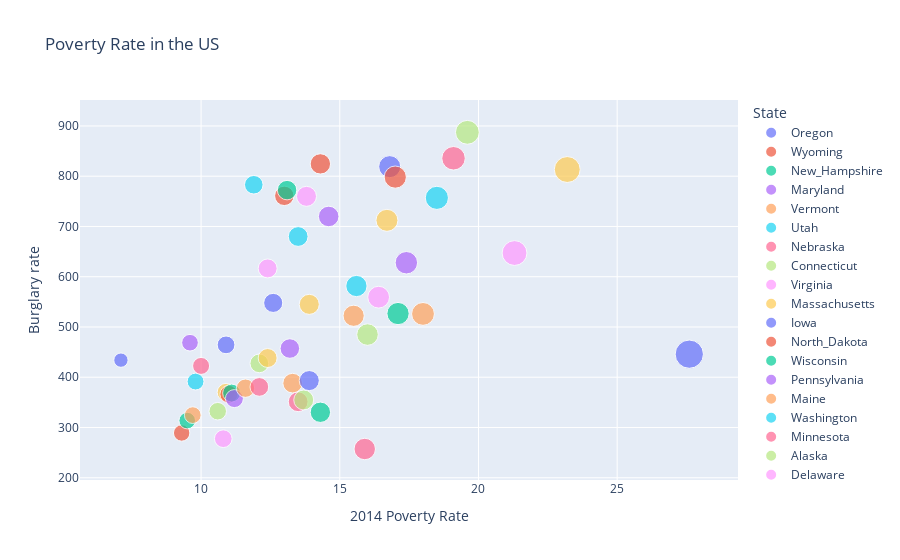

Here is the notebook cell this chart was saved with:
### Code cell
import plotly.express as px
fig = px.scatter(gun_ownership_df,
                 x="2014 Poverty Rate",
                 y="Burglary rate",
                 size="2014 Poverty Rate",
                 color="State",
                 hover_name="State",
                 title="Poverty Rate in the US"
                )
fig.show()

### Figure 1 — Plotly figure (JSON) as saved in the notebook; plotly's stock layout.template omitted (floating-point values rounded to 4 significant figures)
{"data": [{"hovertemplate": "<b>%{hovertext}</b><br><br>State=Oregon<br>2014 Poverty Rate=%{marker.size}<br>Burglary rate=%{y}<extra></extra>", "hovertext": ["Oregon"], "legendgroup": "Oregon", "marker": {"color": "#636efa", "size": [7.11], "sizemode": "area", "sizeref": 0.069, "symbol": "circle"}, "mode": "markers", "name": "Oregon", "orientation": "v", "showlegend": true, "type": "scatter", "x": [7.11], "xaxis": "x", "y": [434], "yaxis": "y"}, {"hovertemplate": "<b>%{hovertext}</b><br><br>State=Wyoming<br>2014 Poverty Rate=%{marker.size}<br>Burglary rate=%{y}<extra></extra>", "hovertext": ["Wyoming"], "legendgroup": "Wyoming", "marker": {"color": "#EF553B", "size": [9.3], "sizemode": "area", "sizeref": 0.069, "symbol": "circle"}, "mode": "markers", "name": "Wyoming", "orientation": "v", "showlegend": true, "type": "scatter", "x": [9.3], "xaxis": "x", "y": [289.1], "yaxis": "y"}, {"hovertemplate": "<b>%{hovertext}</b><br><br>State=New_Hampshire<br>2014 Poverty Rate=%{marker.size}<br>Burglary rate=%{y}<extra></extra>", "hovertext": ["New_Hampshire"], "legendgroup": "New_Hampshire", "marker": {"color": "#00cc96", "size": [9.5], "sizemode": "area", "sizeref": 0.069, "symbol": "circle"}, "mode": "markers", "name": "New_Hampshire", "orientation": "v", "showlegend": true, "type": "scatter", "x": [9.5], "xaxis": "x", "y": [313.7], "yaxis": "y"}, {"hovertemplate": "<b>%{hovertext}</b><br><br>State=Maryland<br>2014 Poverty Rate=%{marker.size}<br>Burglary rate=%{y}<extra></extra>", "hovertext": ["Maryland"], "legendgroup": "Maryland", "marker": {"color": "#ab63fa", "size": [9.6], "sizemode": "area", "sizeref": 0.069, "symbol": "circle"}, "mode": "markers", "name": "Maryland", "orientation": "v", "showlegend": true, "type": "scatter", "x": [9.6], "xaxis": "x", "y": [468.7], "yaxis": "y"}, {"hovertemplate": "<b>%{hovertext}</b><br><br>State=Vermont<br>2014 Poverty Rate=%{marker.size}<br>Burglary rate=%{y}<extra></extra>", "hovertext": ["Vermont"], "legendgroup": "Vermont", "marker": {"color": "#FFA15A", "size": [9.7], "sizemode": "area", "sizeref": 0.069, "symbol": "circle"}, "mode": "markers", "name": "Vermont", "orientation": "v", "showlegend": true, "type": "scatter", "x": [9.7], "xaxis": "x", "y": [324.6], "yaxis": "y"}, {"hovertemplate": "<b>%{hovertext}</b><br><br>State=Utah<br>2014 Poverty Rate=%{marker.size}<br>Burglary rate=%{y}<extra></extra>", "hovertext": ["Utah"], "legendgroup": "Utah", "marker": {"color": "#19d3f3", "size": [9.8], "sizemode": "area", "sizeref": 0.069, "symbol": "circle"}, "mode": "markers", "name": "Utah", "orientation": "v", "showlegend": true, "type": "scatter", "x": [9.8], "xaxis": "x", "y": [391.4], "yaxis": "y"}, {"hovertemplate": "<b>%{hovertext}</b><br><br>State=Nebraska<br>2014 Poverty Rate=%{marker.size}<br>Burglary rate=%{y}<extra></extra>", "hovertext": ["Nebraska"], "legendgroup": "Nebraska", "marker": {"color": "#FF6692", "size": [10], "sizemode": "area", "sizeref": 0.069, "symbol": "circle"}, "mode": "markers", "name": "Nebraska", "orientation": "v", "showlegend": true, "type": "scatter", "x": [10], "xaxis": "x", "y": [422.5], "yaxis": "y"}, {"hovertemplate": "<b>%{hovertext}</b><br><br>State=Connecticut<br>2014 Poverty Rate=%{marker.size}<br>Burglary rate=%{y}<extra></extra>", "hovertext": ["Connecticut"], "legendgroup": "Connecticut", "marker": {"color": "#B6E880", "size": [10.6], "sizemode": "area", "sizeref": 0.069, "symbol": "circle"}, "mode": "markers", "name": "Connecticut", "orientation": "v", "showlegend": true, "type": "scatter", "x": [10.6], "xaxis": "x", "y": [332.4], "yaxis": "y"}, {"hovertemplate": "<b>%{hovertext}</b><br><br>State=Virginia<br>2014 Poverty Rate=%{marker.size}<br>Burglary rate=%{y}<extra></extra>", "hovertext": ["Virginia"], "legendgroup": "Virginia", "marker": {"color": "#FF97FF", "size": [10.8], "sizemode": "area", "sizeref": 0.069, "symbol": "circle"}, "mode": "markers", "name": "Virginia", "orientation": "v", "showlegend": true, "type": "scatter", "x": [10.8], "xaxis": "x", "y": [277.7], "yaxis": "y"}, {"hovertemplate": "<b>%{hovertext}</b><br><br>State=Massachusetts<br>2014 Poverty Rate=%{marker.size}<br>Burglary rate=%{y}<extra></extra>", "hovertext": ["Massachusetts"], "legendgroup": "Massachusetts", "marker": {"color": "#FECB52", "size": [10.9], "sizemode": "area", "sizeref": 0.069, "symbol": "circle"}, "mode": "markers", "name": "Massachusetts", "orientation": "v", "showlegend": true, "type": "scatter", "x": [10.9], "xaxis": "x", "y": [370.1], "yaxis": "y"}, {"hovertemplate": "<b>%{hovertext}</b><br><br>State=Iowa<br>2014 Poverty Rate=%{marker.size}<br>Burglary rate=%{y}<extra></extra>", "hovertext": ["Iowa"], "legendgroup": "Iowa", "marker": {"color": "#636efa", "size": [10.9], "sizemode": "area", "sizeref": 0.069, "symbol": "circle"}, "mode": "markers", "name": "Iowa", "orientation": "v", "showlegend": true, "type": "scatter", "x": [10.9], "xaxis": "x", "y": [464.4], "yaxis": "y"}, {"hovertemplate": "<b>%{hovertext}</b><br><br>State=North_Dakota<br>2014 Poverty Rate=%{marker.size}<br>Burglary rate=%{y}<extra></extra>", "hovertext": ["North_Dakota"], "legendgroup": "North_Dakota", "marker": {"color": "#EF553B", "size": [11], "sizemode": "area", "sizeref": 0.069, "symbol": "circle"}, "mode": "markers", "name": "North_Dakota", "orientation": "v", "showlegend": true, "type": "scatter", "x": [11], "xaxis": "x", "y": [366.1], "yaxis": "y"}, {"hovertemplate": "<b>%{hovertext}</b><br><br>State=Wisconsin<br>2014 Poverty Rate=%{marker.size}<br>Burglary rate=%{y}<extra></extra>", "hovertext": ["Wisconsin"], "legendgroup": "Wisconsin", "marker": {"color": "#00cc96", "size": [11.1], "sizemode": "area", "sizeref": 0.069, "symbol": "circle"}, "mode": "markers", "name": "Wisconsin", "orientation": "v", "showlegend": true, "type": "scatter", "x": [11.1], "xaxis": "x", "y": [368.5], "yaxis": "y"}, {"hovertemplate": "<b>%{hovertext}</b><br><br>State=Pennsylvania<br>2014 Poverty Rate=%{marker.size}<br>Burglary rate=%{y}<extra></extra>", "hovertext": ["Pennsylvania"], "legendgroup": "Pennsylvania", "marker": {"color": "#ab63fa", "size": [11.2], "sizemode": "area", "sizeref": 0.069, "symbol": "circle"}, "mode": "markers", "name": "Pennsylvania", "orientation": "v", "showlegend": true, "type": "scatter", "x": [11.2], "xaxis": "x", "y": [357.5], "yaxis": "y"}, {"hovertemplate": "<b>%{hovertext}</b><br><br>State=Maine<br>2014 Poverty Rate=%{marker.size}<br>Burglary rate=%{y}<extra></extra>", "hovertext": ["Maine"], "legendgroup": "Maine", "marker": {"color": "#FFA15A", "size": [11.6], "sizemode": "area", "sizeref": 0.069, "symbol": "circle"}, "mode": "markers", "name": "Maine", "orientation": "v", "showlegend": true, "type": "scatter", "x": [11.6], "xaxis": "x", "y": [378.2], "yaxis": "y"}, {"hovertemplate": "<b>%{hovertext}</b><br><br>State=Washington<br>2014 Poverty Rate=%{marker.size}<br>Burglary rate=%{y}<extra></extra>", "hovertext": ["Washington"], "legendgroup": "Washington", "marker": {"color": "#19d3f3", "size": [11.9], "sizemode": "area", "sizeref": 0.069, "symbol": "circle"}, "mode": "markers", "name": "Washington", "orientation": "v", "showlegend": true, "type": "scatter", "x": [11.9], "xaxis": "x", "y": [783], "yaxis": "y"}, {"hovertemplate": "<b>%{hovertext}</b><br><br>State=Minnesota<br>2014 Poverty Rate=%{marker.size}<br>Burglary rate=%{y}<extra></extra>", "hovertext": ["Minnesota"], "legendgroup": "Minnesota", "marker": {"color": "#FF6692", "size": [12.1], "sizemode": "area", "sizeref": 0.069, "symbol": "circle"}, "mode": "markers", "name": "Minnesota", "orientation": "v", "showlegend": true, "type": "scatter", "x": [12.1], "xaxis": "x", "y": [380.7], "yaxis": "y"}, {"hovertemplate": "<b>%{hovertext}</b><br><br>State=Alaska<br>2014 Poverty Rate=%{marker.size}<br>Burglary rate=%{y}<extra></extra>", "hovertext": ["Alaska"], "legendgroup": "Alaska", "marker": {"color": "#B6E880", "size": [12.1], "sizemode": "area", "sizeref": 0.069, "symbol": "circle"}, "mode": "markers", "name": "Alaska", "orientation": "v", "showlegend": true, "type": "scatter", "x": [12.1], "xaxis": "x", "y": [427.6], "yaxis": "y"}, {"hovertemplate": "<b>%{hovertext}</b><br><br>State=Delaware<br>2014 Poverty Rate=%{marker.size}<br>Burglary rate=%{y}<extra></extra>", "hovertext": ["Delaware"], "legendgroup": "Delaware", "marker": {"color": "#FF97FF", "size": [12.4], "sizemode": "area", "sizeref": 0.069, "symbol": "circle"}, "mode": "markers", "name": "Delaware", "orientation": "v", "showlegend": true, "type": "scatter", "x": [12.4], "xaxis": "x", "y": [616.5], "yaxis": "y"}, {"hovertemplate": "<b>%{hovertext}</b><br><br>State=Colorado<br>2014 Poverty Rate=%{marker.size}<br>Burglary rate=%{y}<extra></extra>", "hovertext": ["Colorado"], "legendgroup": "Colorado", "marker": {"color": "#FECB52", "size": [12.4], "sizemode": "area", "sizeref": 0.069, "symbol": "circle"}, "mode": "markers", "name": "Colorado", "orientation": "v", "showlegend": true, "type": "scatter", "x": [12.4], "xaxis": "x", "y": [438.2], "yaxis": "y"}, {"hovertemplate": "<b>%{hovertext}</b><br><br>State=Hawaii<br>2014 Poverty Rate=%{marker.size}<br>Burglary rate=%{y}<extra></extra>", "hovertext": ["Hawaii"], "legendgroup": "Hawaii", "marker": {"color": "#636efa", "size": [12.6], "sizemode": "area", "sizeref": 0.069, "symbol": "circle"}, "mode": "markers", "name": "Hawaii", "orientation": "v", "showlegend": true, "type": "scatter", "x": [12.6], "xaxis": "x", "y": [547.9], "yaxis": "y"}, {"hovertemplate": "<b>%{hovertext}</b><br><br>State=Oklahoma<br>2014 Poverty Rate=%{marker.size}<br>Burglary rate=%{y}<extra></extra>", "hovertext": ["Oklahoma"], "legendgroup": "Oklahoma", "marker": {"color": "#EF553B", "size": [13], "sizemode": "area", "sizeref": 0.069, "symbol": "circle"}, "mode": "markers", "name": "Oklahoma", "orientation": "v", "showlegend": true, "type": "scatter", "x": [13], "xaxis": "x", "y": [760.9], "yaxis": "y"}, {"hovertemplate": "<b>%{hovertext}</b><br><br>State=Nevada<br>2014 Poverty Rate=%{marker.size}<br>Burglary rate=%{y}<extra></extra>", "hovertext": ["Nevada"], "legendgroup": "Nevada", "marker": {"color": "#00cc96", "size": [13.1], "sizemode": "area", "sizeref": 0.069, "symbol": "circle"}, "mode": "markers", "name": "Nevada", "orientation": "v", "showlegend": true, "type": "scatter", "x": [13.1], "xaxis": "x", "y": [772.3], "yaxis": "y"}, {"hovertemplate": "<b>%{hovertext}</b><br><br>State=Rhode_Island<br>2014 Poverty Rate=%{marker.size}<br>Burglary rate=%{y}<extra></extra>", "hovertext": ["Rhode_Island"], "legendgroup": "Rhode_Island", "marker": {"color": "#ab63fa", "size": [13.2], "sizemode": "area", "sizeref": 0.069, "symbol": "circle"}, "mode": "markers", "name": "Rhode_Island", "orientation": "v", "showlegend": true, "type": "scatter", "x": [13.2], "xaxis": "x", "y": [457.1], "yaxis": "y"}, {"hovertemplate": "<b>%{hovertext}</b><br><br>State=Illinois<br>2014 Poverty Rate=%{marker.size}<br>Burglary rate=%{y}<extra></extra>", "hovertext": ["Illinois"], "legendgroup": "Illinois", "marker": {"color": "#FFA15A", "size": [13.3], "sizemode": "area", "sizeref": 0.069, "symbol": "circle"}, "mode": "markers", "name": "Illinois", "orientation": "v", "showlegend": true, "type": "scatter", "x": [13.3], "xaxis": "x", "y": [388.2], "yaxis": "y"}, {"hovertemplate": "<b>%{hovertext}</b><br><br>State=Ohio<br>2014 Poverty Rate=%{marker.size}<br>Burglary rate=%{y}<extra></extra>", "hovertext": ["Ohio"], "legendgroup": "Ohio", "marker": {"color": "#19d3f3", "size": [13.5], "sizemode": "area", "sizeref": 0.069, "symbol": "circle"}, "mode": "markers", "name": "Ohio", "orientation": "v", "showlegend": true, "type": "scatter", "x": [13.5], "xaxis": "x", "y": [680], "yaxis": "y"}, {"hovertemplate": "<b>%{hovertext}</b><br><br>State=Montana<br>2014 Poverty Rate=%{marker.size}<br>Burglary rate=%{y}<extra></extra>", "hovertext": ["Montana"], "legendgroup": "Montana", "marker": {"color": "#FF6692", "size": [13.5], "sizemode": "area", "sizeref": 0.069, "symbol": "circle"}, "mode": "markers", "name": "Montana", "orientation": "v", "showlegend": true, "type": "scatter", "x": [13.5], "xaxis": "x", "y": [351.2], "yaxis": "y"}, {"hovertemplate": "<b>%{hovertext}</b><br><br>State=New_Jersey<br>2014 Poverty Rate=%{marker.size}<br>Burglary rate=%{y}<extra></extra>", "hovertext": ["New_Jersey"], "legendgroup": "New_Jersey", "marker": {"color": "#B6E880", "size": [13.7], "sizemode": "area", "sizeref": 0.069, "symbol": "circle"}, "mode": "markers", "name": "New_Jersey", "orientation": "v", "showlegend": true, "type": "scatter", "x": [13.7], "xaxis": "x", "y": [354.8], "yaxis": "y"}, {"hovertemplate": "<b>%{hovertext}</b><br><br>State=South_Carolina<br>2014 Poverty Rate=%{marker.size}<br>Burglary rate=%{y}<extra></extra>", "hovertext": ["South_Carolina"], "legendgroup": "South_Carolina", "marker": {"color": "#FF97FF", "size": [13.8], "sizemode": "area", "sizeref": 0.069, "symbol": "circle"}, "mode": "markers", "name": "South_Carolina", "orientation": "v", "showlegend": true, "type": "scatter", "x": [13.8], "xaxis": "x", "y": [759.9], "yaxis": "y"}, {"hovertemplate": "<b>%{hovertext}</b><br><br>State=Kansas<br>2014 Poverty Rate=%{marker.size}<br>Burglary rate=%{y}<extra></extra>", "hovertext": ["Kansas"], "legendgroup": "Kansas", "marker": {"color": "#FECB52", "size": [13.9], "sizemode": "area", "sizeref": 0.069, "symbol": "circle"}, "mode": "markers", "name": "Kansas", "orientation": "v", "showlegend": true, "type": "scatter", "x": [13.9], "xaxis": "x", "y": [545], "yaxis": "y"}, {"hovertemplate": "<b>%{hovertext}</b><br><br>State=Idaho<br>2014 Poverty Rate=%{marker.size}<br>Burglary rate=%{y}<extra></extra>", "hovertext": ["Idaho"], "legendgroup": "Idaho", "marker": {"color": "#636efa", "size": [13.9], "sizemode": "area", "sizeref": 0.069, "symbol": "circle"}, "mode": "markers", "name": "Idaho", "orientation": "v", "showlegend": true, "type": "scatter", "x": [13.9], "xaxis": "x", "y": [393.3], "yaxis": "y"}, {"hovertemplate": "<b>%{hovertext}</b><br><br>State=Louisiana<br>2014 Poverty Rate=%{marker.size}<br>Burglary rate=%{y}<extra></extra>", "hovertext": ["Louisiana"], "legendgroup": "Louisiana", "marker": {"color": "#EF553B", "size": [14.3], "sizemode": "area", "sizeref": 0.069, "symbol": "circle"}, "mode": "markers", "name": "Louisiana", "orientation": "v", "showlegend": true, "type": "scatter", "x": [14.3], "xaxis": "x", "y": [824.5], "yaxis": "y"}, {"hovertemplate": "<b>%{hovertext}</b><br><br>State=South_Dakota<br>2014 Poverty Rate=%{marker.size}<br>Burglary rate=%{y}<extra></extra>", "hovertext": ["South_Dakota"], "legendgroup": "South_Dakota", "marker": {"color": "#00cc96", "size": [14.3], "sizemode": "area", "sizeref": 0.069, "symbol": "circle"}, "mode": "markers", "name": "South_Dakota", "orientation": "v", "showlegend": true, "type": "scatter", "x": [14.3], "xaxis": "x", "y": [330.3], "yaxis": "y"}, {"hovertemplate": "<b>%{hovertext}</b><br><br>State=Florida<br>2014 Poverty Rate=%{marker.size}<br>Burglary rate=%{y}<extra></extra>", "hovertext": ["Florida"], "legendgroup": "Florida", "marker": {"color": "#ab63fa", "size": [14.6], "sizemode": "area", "sizeref": 0.069, "symbol": "circle"}, "mode": "markers", "name": "Florida", "orientation": "v", "showlegend": true, "type": "scatter", "x": [14.6], "xaxis": "x", "y": [719.9], "yaxis": "y"}, {"hovertemplate": "<b>%{hovertext}</b><br><br>State=California<br>2014 Poverty Rate=%{marker.size}<br>Burglary rate=%{y}<extra></extra>", "hovertext": ["California"], "legendgroup": "California", "marker": {"color": "#FFA15A", "size": [15.5], "sizemode": "area", "sizeref": 0.069, "symbol": "circle"}, "mode": "markers", "name": "California", "orientation": "v", "showlegend": true, "type": "scatter", "x": [15.5], "xaxis": "x", "y": [522.3], "yaxis": "y"}, {"hovertemplate": "<b>%{hovertext}</b><br><br>State=Missouri<br>2014 Poverty Rate=%{marker.size}<br>Burglary rate=%{y}<extra></extra>", "hovertext": ["Missouri"], "legendgroup": "Missouri", "marker": {"color": "#19d3f3", "size": [15.6], "sizemode": "area", "sizeref": 0.069, "symbol": "circle"}, "mode": "markers", "name": "Missouri", "orientation": "v", "showlegend": true, "type": "scatter", "x": [15.6], "xaxis": "x", "y": [581.5], "yaxis": "y"}, {"hovertemplate": "<b>%{hovertext}</b><br><br>State=New_York<br>2014 Poverty Rate=%{marker.size}<br>Burglary rate=%{y}<extra></extra>", "hovertext": ["New_York"], "legendgroup": "New_York", "marker": {"color": "#FF6692", "size": [15.9], "sizemode": "area", "sizeref": 0.069, "symbol": "circle"}, "mode": "markers", "name": "New_York", "orientation": "v", "showlegend": true, "type": "scatter", "x": [15.9], "xaxis": "x", "y": [257.2], "yaxis": "y"}, {"hovertemplate": "<b>%{hovertext}</b><br><br>State=West_Virginia<br>2014 Poverty Rate=%{marker.size}<br>Burglary rate=%{y}<extra></extra>", "hovertext": ["West_Virginia"], "legendgroup": "West_Virginia", "marker": {"color": "#B6E880", "size": [16], "sizemode": "area", "sizeref": 0.069, "symbol": "circle"}, "mode": "markers", "name": "West_Virginia", "orientation": "v", "showlegend": true, "type": "scatter", "x": [16], "xaxis": "x", "y": [484.9], "yaxis": "y"}, {"hovertemplate": "<b>%{hovertext}</b><br><br>State=Indiana<br>2014 Poverty Rate=%{marker.size}<br>Burglary rate=%{y}<extra></extra>", "hovertext": ["Indiana"], "legendgroup": "Indiana", "marker": {"color": "#FF97FF", "size": [16.4], "sizemode": "area", "sizeref": 0.069, "symbol": "circle"}, "mode": "markers", "name": "Indiana", "orientation": "v", "showlegend": true, "type": "scatter", "x": [16.4], "xaxis": "x", "y": [559.3], "yaxis": "y"}, {"hovertemplate": "<b>%{hovertext}</b><br><br>State=Tennessee<br>2014 Poverty Rate=%{marker.size}<br>Burglary rate=%{y}<extra></extra>", "hovertext": ["Tennessee"], "legendgroup": "Tennessee", "marker": {"color": "#FECB52", "size": [16.7], "sizemode": "area", "sizeref": 0.069, "symbol": "circle"}, "mode": "markers", "name": "Tennessee", "orientation": "v", "showlegend": true, "type": "scatter", "x": [16.7], "xaxis": "x", "y": [712.2], "yaxis": "y"}, {"hovertemplate": "<b>%{hovertext}</b><br><br>State=Alabama<br>2014 Poverty Rate=%{marker.size}<br>Burglary rate=%{y}<extra></extra>", "hovertext": ["Alabama"], "legendgroup": "Alabama", "marker": {"color": "#636efa", "size": [16.8], "sizemode": "area", "sizeref": 0.069, "symbol": "circle"}, "mode": "markers", "name": "Alabama", "orientation": "v", "showlegend": true, "type": "scatter", "x": [16.8], "xaxis": "x", "y": [819], "yaxis": "y"}, {"hovertemplate": "<b>%{hovertext}</b><br><br>State=North_Carolina<br>2014 Poverty Rate=%{marker.size}<br>Burglary rate=%{y}<extra></extra>", "hovertext": ["North_Carolina"], "legendgroup": "North_Carolina", "marker": {"color": "#EF553B", "size": [17], "sizemode": "area", "sizeref": 0.069, "symbol": "circle"}, "mode": "markers", "name": "North_Carolina", "orientation": "v", "showlegend": true, "type": "scatter", "x": [17], "xaxis": "x", "y": [798.2], "yaxis": "y"}, {"hovertemplate": "<b>%{hovertext}</b><br><br>State=Kentucky<br>2014 Poverty Rate=%{marker.size}<br>Burglary rate=%{y}<extra></extra>", "hovertext": ["Kentucky"], "legendgroup": "Kentucky", "marker": {"color": "#00cc96", "size": [17.1], "sizemode": "area", "sizeref": 0.069, "symbol": "circle"}, "mode": "markers", "name": "Kentucky", "orientation": "v", "showlegend": true, "type": "scatter", "x": [17.1], "xaxis": "x", "y": [526.7], "yaxis": "y"}, {"hovertemplate": "<b>%{hovertext}</b><br><br>State=Texas<br>2014 Poverty Rate=%{marker.size}<br>Burglary rate=%{y}<extra></extra>", "hovertext": ["Texas"], "legendgroup": "Texas", "marker": {"color": "#ab63fa", "size": [17.4], "sizemode": "area", "sizeref": 0.069, "symbol": "circle"}, "mode": "markers", "name": "Texas", "orientation": "v", "showlegend": true, "type": "scatter", "x": [17.4], "xaxis": "x", "y": [627.8], "yaxis": "y"}, {"hovertemplate": "<b>%{hovertext}</b><br><br>State=DC<br>2014 Poverty Rate=%{marker.size}<br>Burglary rate=%{y}<extra></extra>", "hovertext": ["DC"], "legendgroup": "DC", "marker": {"color": "#FFA15A", "size": [18], "sizemode": "area", "sizeref": 0.069, "symbol": "circle"}, "mode": "markers", "name": "DC", "orientation": "v", "showlegend": true, "type": "scatter", "x": [18], "xaxis": "x", "y": [526], "yaxis": "y"}, {"hovertemplate": "<b>%{hovertext}</b><br><br>State=Georgia<br>2014 Poverty Rate=%{marker.size}<br>Burglary rate=%{y}<extra></extra>", "hovertext": ["Georgia"], "legendgroup": "Georgia", "marker": {"color": "#19d3f3", "size": [18.5], "sizemode": "area", "sizeref": 0.069, "symbol": "circle"}, "mode": "markers", "name": "Georgia", "orientation": "v", "showlegend": true, "type": "scatter", "x": [18.5], "xaxis": "x", "y": [756.9], "yaxis": "y"}, {"hovertemplate": "<b>%{hovertext}</b><br><br>State=Arkansas<br>2014 Poverty Rate=%{marker.size}<br>Burglary rate=%{y}<extra></extra>", "hovertext": ["Arkansas"], "legendgroup": "Arkansas", "marker": {"color": "#FF6692", "size": [19.1], "sizemode": "area", "sizeref": 0.069, "symbol": "circle"}, "mode": "markers", "name": "Arkansas", "orientation": "v", "showlegend": true, "type": "scatter", "x": [19.1], "xaxis": "x", "y": [835.7], "yaxis": "y"}, {"hovertemplate": "<b>%{hovertext}</b><br><br>State=New_Mexico<br>2014 Poverty Rate=%{marker.size}<br>Burglary rate=%{y}<extra></extra>", "hovertext": ["New_Mexico"], "legendgroup": "New_Mexico", "marker": {"color": "#B6E880", "size": [19.6], "sizemode": "area", "sizeref": 0.069, "symbol": "circle"}, "mode": "markers", "name": "New_Mexico", "orientation": "v", "showlegend": true, "type": "scatter", "x": [19.6], "xaxis": "x", "y": [887.3], "yaxis": "y"}, {"hovertemplate": "<b>%{hovertext}</b><br><br>State=Arizona<br>2014 Poverty Rate=%{marker.size}<br>Burglary rate=%{y}<extra></extra>", "hovertext": ["Arizona"], "legendgroup": "Arizona", "marker": {"color": "#FF97FF", "size": [21.3], "sizemode": "area", "sizeref": 0.069, "symbol": "circle"}, "mode": "markers", "name": "Arizona", "orientation": "v", "showlegend": true, "type": "scatter", "x": [21.3], "xaxis": "x", "y": [647.1], "yaxis": "y"}, {"hovertemplate": "<b>%{hovertext}</b><br><br>State=Mississippi<br>2014 Poverty Rate=%{marker.size}<br>Burglary rate=%{y}<extra></extra>", "hovertext": ["Mississippi"], "legendgroup": "Mississippi", "marker": {"color": "#FECB52", "size": [23.2], "sizemode": "area", "sizeref": 0.069, "symbol": "circle"}, "mode": "markers", "name": "Mississippi", "orientation": "v", "showlegend": true, "type": "scatter", "x": [23.2], "xaxis": "x", "y": [813.3], "yaxis": "y"}, {"hovertemplate": "<b>%{hovertext}</b><br><br>State=Michigan<br>2014 Poverty Rate=%{marker.size}<br>Burglary rate=%{y}<extra></extra>", "hovertext": ["Michigan"], "legendgroup": "Michigan", "marker": {"color": "#636efa", "size": [27.6], "sizemode": "area", "sizeref": 0.069, "symbol": "circle"}, "mode": "markers", "name": "Michigan", "orientation": "v", "showlegend": true, "type": "scatter", "x": [27.6], "xaxis": "x", "y": [445.9], "yaxis": "y"}], "layout": {"legend": {"itemsizing": "constant", "title": {"text": "State"}, "tracegroupgap": 0}, "title": {"text": "Poverty Rate in the US"}, "xaxis": {"anchor": "y", "domain": [0, 1], "title": {"text": "2014 Poverty Rate"}}, "yaxis": {"anchor": "x", "domain": [0, 1], "title": {"text": "Burglary rate"}}}}
